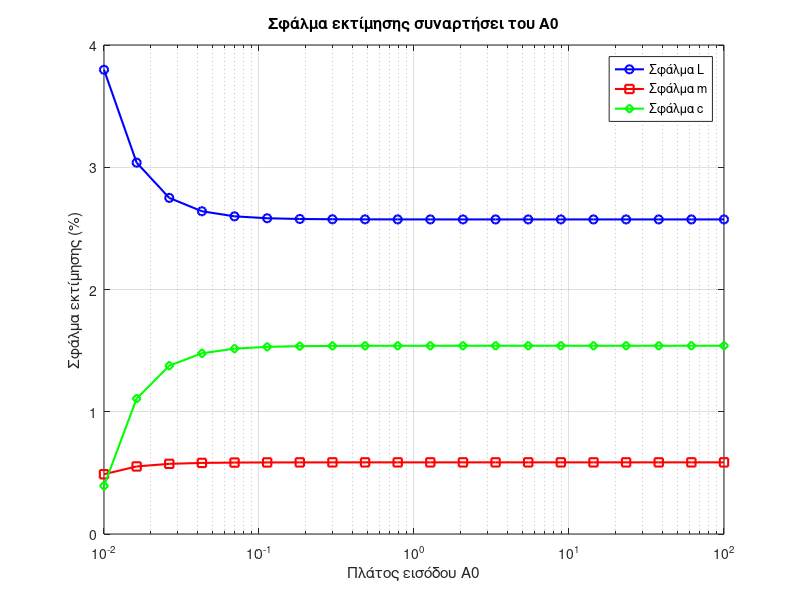

This chart was generated by the following MATLAB code:
clc; clear;

% Ορισμός των πραγματικών παραμέτρων του συστήματος
m_true = 0.75;   % kg
L_true = 1.25;   % m
c_true = 0.15;   % N*m*sec
g = 9.81;        % m/sec^2
omega = 2;       % Συχνότητα εισόδου [rad/s]
T_sim = 20;      % Χρόνος προσομοίωσης (sec)
Ts = 0.1;        % Περίοδος δειγματοληψίας

% Διατύπωση του συνεχούς γραμμικού μοντέλου
A = [0 1; -g/L_true -c_true/(m_true*L_true^2)];
B = [0; 1/(m_true*L_true^2)];
C = [1 0];
D = 0;

sys = ss(A, B, C, D);

% Επιλογή τιμών του A0 σε λογαριθμική κλίμακα
A0_values = logspace(-2, 2, 20);  % 20 σημεία στο διάστημα [0.01, 100]

% Αποθήκευση σφαλμάτων εκτίμησης
error_L = zeros(size(A0_values));
error_m = zeros(size(A0_values));
error_c = zeros(size(A0_values));

% Βρόχος για διαφορετικά A0
for i = 1:length(A0_values)
    A0 = A0_values(i);
    
    % Δημιουργία εισόδου και χρόνος
    t_sampled = 0:Ts:T_sim;
    u_sampled = A0 * sin(omega * t_sampled);

    % Απόκριση με lsim
    [y, ~, x] = lsim(sys, u_sampled, t_sampled);

    % Φιλτράρισμα του y με Savitzky-Golay
    y_smooth = sgolayfilt(y, 3, 11);

    % Υπολογισμός 1ης και 2ης παραγώγου του y
    y_dot = gradient(y_smooth, Ts);
    y_ddot = gradient(y_dot, Ts);

    % Μείωση δείγματος για αποφυγή θορύβου στα άκρα
    N = length(y) - 5;

    % Εφαρμογή μεθόδου ελαχίστων τετραγώνων στη μορφή της εξίσωσης κίνησης
    Phi = [-y_smooth(1:N), -y_dot(1:N), u_sampled(1:N)'];
    y_target = y_ddot(1:N);

    % Εκτίμηση παραμέτρων
    theta_hat = (Phi' * Phi + 1e-6 * eye(size(Phi,2))) \ (Phi' * y_target);
    alpha1_hat = theta_hat(1);
    alpha2_hat = theta_hat(2);
    b1_hat = theta_hat(3);

    % Υπολογισμός των L, m, c από τις εκτιμήσεις
    L_hat = g / alpha1_hat;
    m_hat = 1 / (b1_hat * L_hat^2);
    c_hat = alpha2_hat * m_hat * L_hat^2;

    % Υπολογισμός των σφαλμάτων εκτίμησης
    error_L(i) = abs(L_hat - L_true) / L_true * 100;  % Σχετικό σφάλμα (%)
    error_m(i) = abs(m_hat - m_true) / m_true * 100;  % Σχετικό σφάλμα (%)
    error_c(i) = abs(c_hat - c_true) / c_true * 100;  % Σχετικό σφάλμα (%)
end

% Σχεδίαση σφαλμάτων εκτίμησης συναρτήσει του A0
figure;
semilogx(A0_values, error_L, 'b-o', 'LineWidth', 1.5); hold on;
semilogx(A0_values, error_m, 'r-s', 'LineWidth', 1.5);
semilogx(A0_values, error_c, 'g-d', 'LineWidth', 1.5);
xlabel('Πλάτος εισόδου A0');
ylabel('Σφάλμα εκτίμησης (%)');
title('Σφάλμα εκτίμησης συναρτήσει του A0');
legend('Σφάλμα L', 'Σφάλμα m', 'Σφάλμα c', 'Location', 'Best');
grid on;
